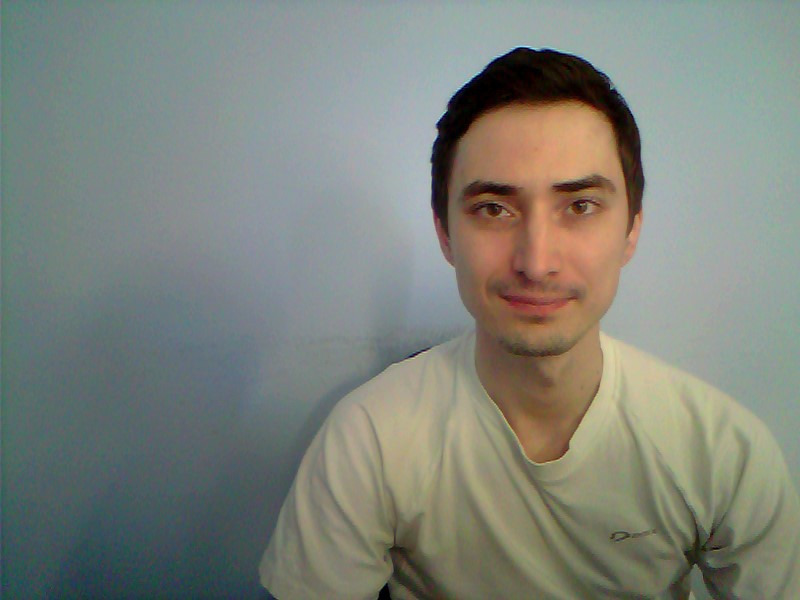
#> input picture messi5.jpg, 800 x 600 px
$ jupyter execute opencv-gui1-GettingStartedWithImages.ipynb   (Python 2 division)
#> lines starting #> are read from the running program, lines starting #| are printed output that depends on the picture
[cell 1]
import numpy as np

[cell 2]
import cv2

[cell 3]
from cv2 import __version__
__version__

### show image, wait key press and save image

[cell 4]
img = cv2.imread('messi5.jpg',0)
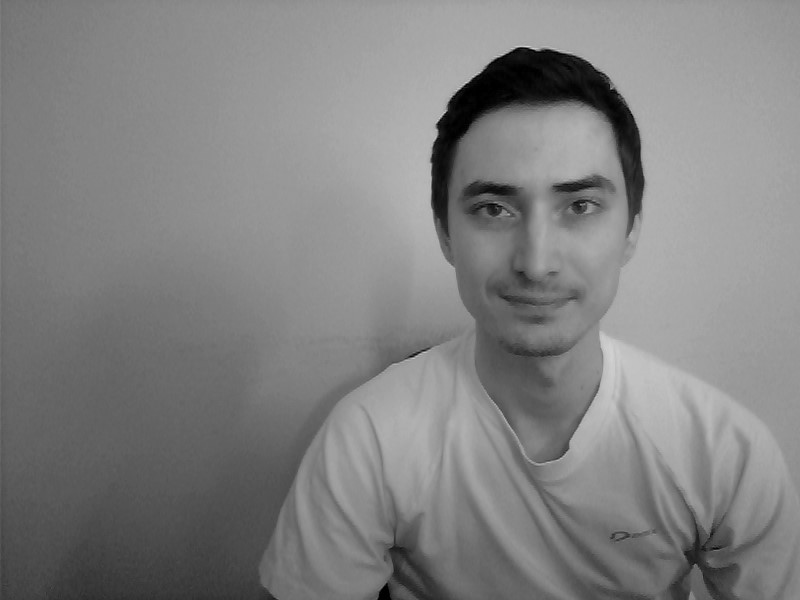
#> img: shape (600, 800); min 0, max 216, mean 129.1

[cell 5]
print img
#> (printed output is left out)

[cell 6]
cv2.imshow('image',img)
k = cv2.waitKey(0)
#> (key Esc is pressed here)

$ run again, with image-math-person1.png saved as messi5.jpg
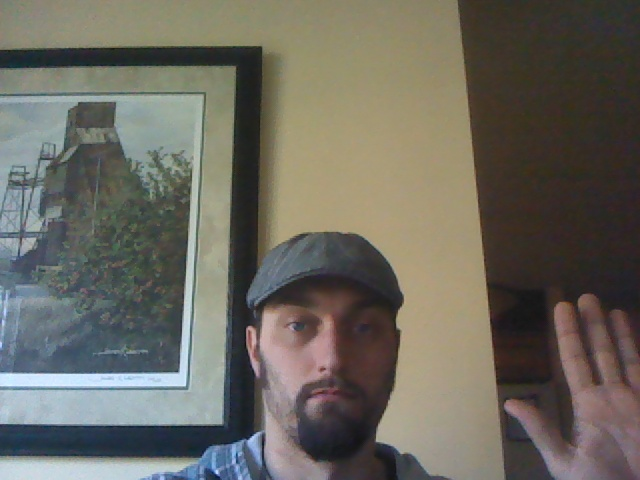
#> input picture image-math-person1.png, 640 x 480 px
#> `img = cv2.imread('messi5.jpg',0)`:
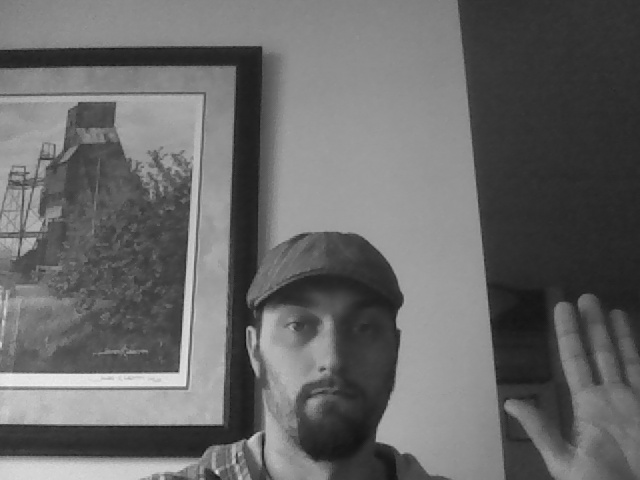
#> img: shape (480, 640); min 14, max 243, mean 104.5
#> (printed output is left out)
